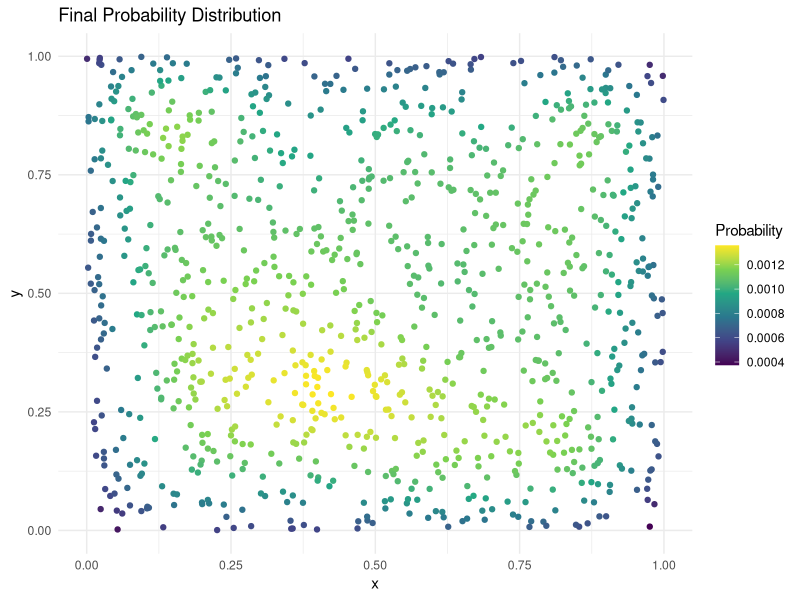

Recreate this plot in R.
## ---- chunk 1
#| label: simulate_pi
simulate_pi <- function(n = 5e6) {
  inside <- 0
  for (i in 1:n) {
    x <- runif(1, -1, 1)
    y <- runif(1, -1, 1)
    if (x^2 + y^2 <= 1) inside <- inside + 1
  }
  4 * inside / n
}

set.seed(1)
simulate_pi(1e5) # Smaller value to render quicker
## ---- chunk 2
#| label: simulate_pi2
simulate_pi2 <- function(n = 5e6) {

  points <- runif(n * 2, -1, 1) |> 
    matrix(ncol = 2)

  mean(rowSums(points^2) <= 1) * 4
}

microbenchmark::microbenchmark(
  simulate_pi(10000),
  simulate_pi2(10000),
  unit = "relative"
)
## ---- chunk 3
#| label: make_kernel
#| cache: true
make_kernel <- function(coords, bandwidth) {
  d <- as.matrix(dist(coords))
  K <- exp(-(d / bandwidth)^2)
  K / rowSums(K)
}

simulate_spread <- function(coords, p0, nsteps = 300, bandwidth = 0.15) {
  p <- p0
  for (s in seq_len(nsteps)) {
    K <- make_kernel(coords, bandwidth)
    p <- as.vector(p %*% K)
    p <- p / sum(p)
  }
  p
}

set.seed(2)
k <- 1000
coords <- cbind(runif(k), runif(k))
p0 <- rep(1 / k, k)

p_final <- simulate_spread(coords, p0)
summary(p_final)
## ---- chunk 4
#| label: plot_spread
library(ggplot2)
df <- data.frame(x = coords[, 1], y = coords[, 2], p = p_final)
ggplot(df, aes(x = x, y = y, color = p)) +
  geom_point() +
  scale_color_viridis_c() +
  theme_minimal() +
  labs(title = "Final Probability Distribution", color = "Probability")
## ---- chunk 5
#| label: profvis_spread
#| cache: true
make_kernel <- function(coords, bandwidth) {
  d <- as.matrix(dist(coords))
  K <- exp(-(d / bandwidth)^2)
  K / rowSums(K)
}

simulate_spread2 <- function(coords, p0, nsteps = 300, bandwidth = 0.15) {
  p <- p0
  K <- make_kernel(coords, bandwidth) # Moving the kernel outside
  for (s in seq_len(nsteps)) {
    p <- as.vector(p %*% K)
    p <- p / sum(p)
  }
  p
}

microbenchmark::microbenchmark(
  simulate_spread(coords, p0, nsteps = 50),
  simulate_spread2(coords, p0, nsteps = 50),
  unit = "relative",
  times = 10
)
## ---- chunk 6
fit_poisson_nr_corrected <- function(X, y, maxit = 50, tol = 1e-8) {
  beta <- rep(0, ncol(X))
  beta[1] <- log(mean(y))

  for (it in 1:maxit) {
    mu <- exp(drop(X %*% beta))
    score <- crossprod(X, y - mu)
    info <- crossprod(X * mu, X)

    # Wrapping solve (which is when it fails)
    # in try catch so we can inspect it right there
    step <- tryCatch({
        solve(info, score)
    }, error = \(e) e)

    if (inherits(step, "error")) {
      browser() # Investigate the error in solve
      stop("There's a problem.")
    }

    # HERE WAS THE ISSUE
    # beta <- beta - drop(step)
    beta <- beta + drop(step)

    if (max(abs(step)) < tol) break
  }

  list(coefficients = beta, iterations = it)
}

set.seed(331)
n <- 500
x1 <- rnorm(n, 50, 10)
x2 <- rbinom(n, 1, 0.4)
X <- cbind(1, x1, x2)
y <- rpois(n, exp(drop(X %*% c(-2, 0.05, 0.8))))

fit_poisson_nr_corrected(X, y)
